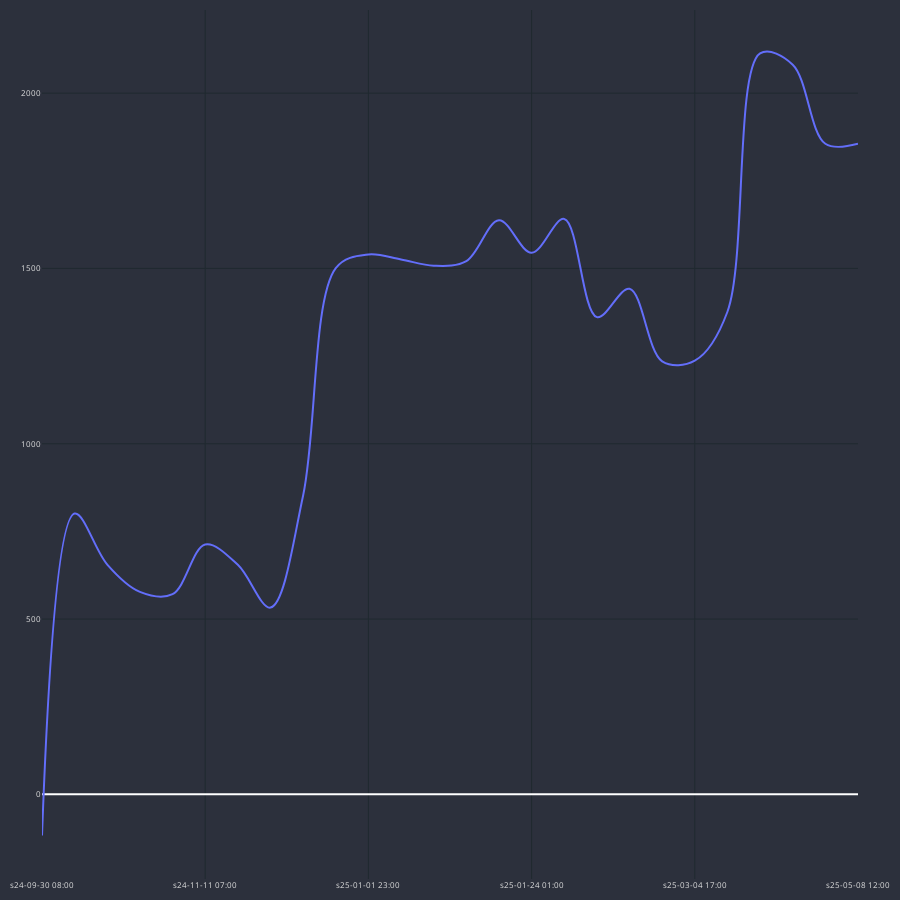
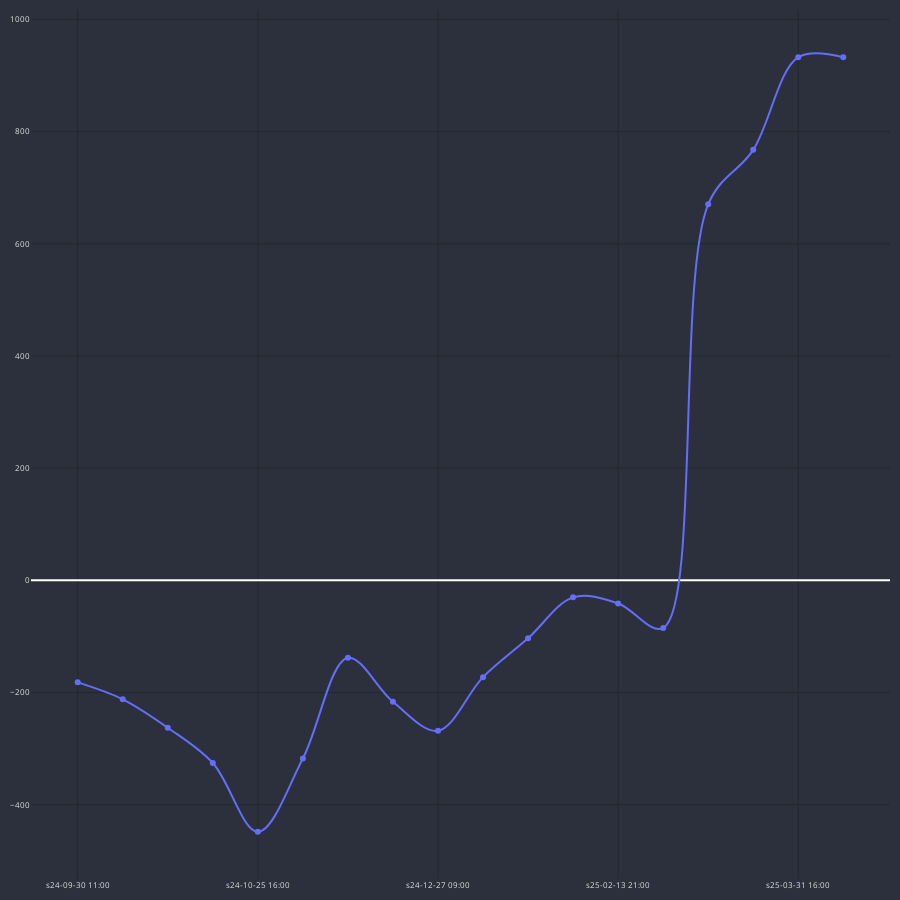
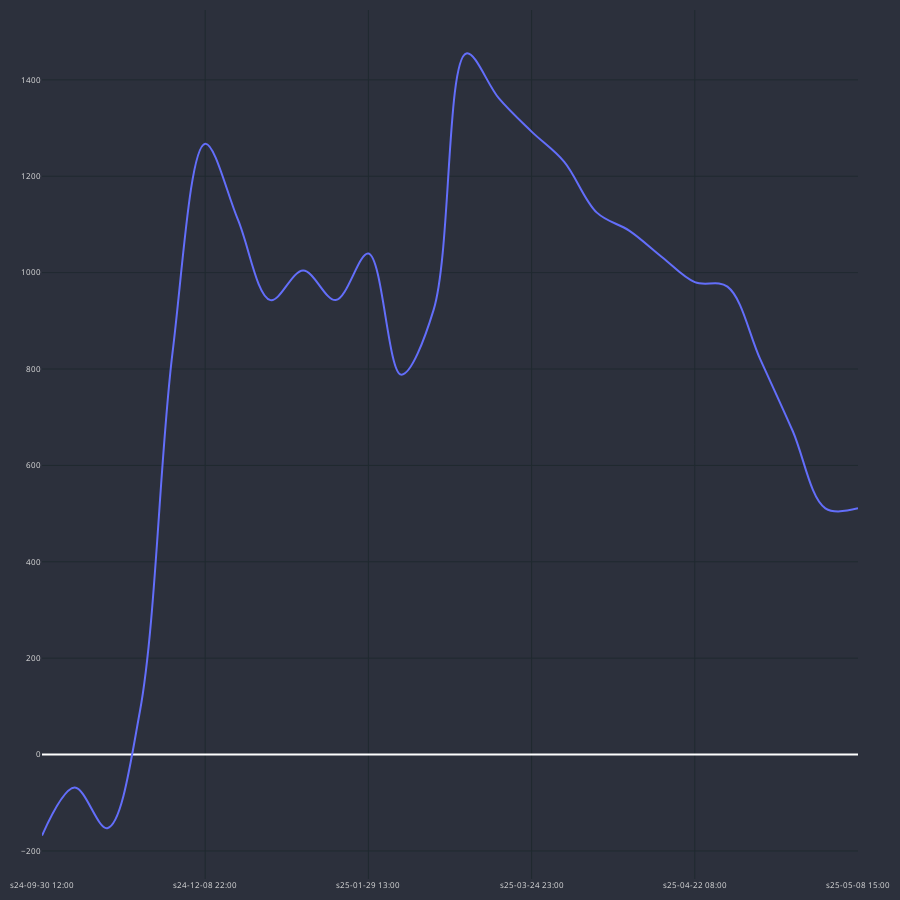
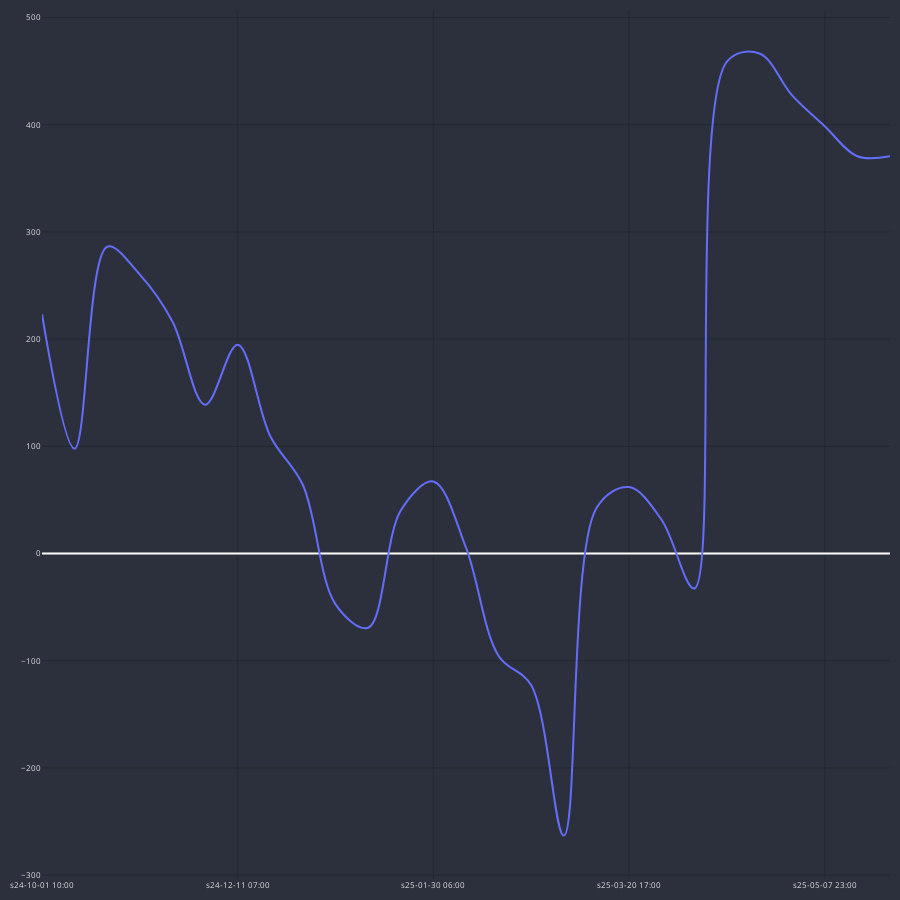

The notebook cell saved with these charts, in order:
### Code cell
for curr in df_MA_40_MA_200[df_MA_40_MA_200.total_gain > 0].pair.unique():
    temp_gains = df_gains = df_ma_trades_h1[(df_ma_trades_h1.cross==cross)&(df_ma_trades_h1.pair == curr)].copy()
    print(curr, int(temp_gains.GAIN.sum()))
    cp = CandlePlot(temp_gains, candles=False)
    cp.show_plot(line_traces=["GAIN_C"])

### Figure 1 — Plotly figure (JSON) as saved in the notebook; plotly's stock layout.template omitted (floating-point values rounded to 4 significant figures)
{"data": [{"line": {"shape": "spline", "width": 2}, "name": "GAIN_C", "type": "scatter", "x": ["s24-09-30 08:00", "s24-10-02 05:00", "s24-11-01 14:00", "s24-11-06 15:00", "s24-11-11 04:00", "s24-11-11 07:00", "s24-11-20 04:00", "s24-11-20 08:00", "s24-11-22 01:00", "s24-12-09 21:00", "s25-01-01 23:00", "s25-01-03 03:00", "s25-01-03 17:00", "s25-01-05 22:00", "s25-01-13 21:00", "s25-01-24 01:00", "s25-01-24 07:00", "s25-02-12 21:00", "s25-02-17 03:00", "s25-03-02 23:00", "s25-03-04 17:00", "s25-03-14 11:00", "s25-03-31 18:00", "s25-04-24 04:00", "s25-05-06 21:00", "s25-05-08 12:00"], "y": [-117.5, 800.9, 655.4, 577.5, 571.0, 712.5, 654.6, 532.7, 852.6, 1501.0, 1540.0, 1526.0, 1508.0, 1521.0, 1637.0, 1545.0, 1641.0, 1361.0, 1442.0, 1235.0, 1237.0, 1376.0, 2113.0, 2081.0, 1856.0, 1856.0]}], "layout": {"font": {"color": "#e1e1e1", "size": 8}, "height": 900, "margin": {"b": 10, "l": 10, "r": 10, "t": 10}, "paper_bgcolor": "#2c303c", "plot_bgcolor": "#2c303c", "width": 900, "xaxis": {"gridcolor": "#1f292f", "nticks": 5, "rangeslider": {"visible": false}}, "yaxis": {"gridcolor": "#1f292f"}}}

### Figure 2 — Plotly figure (JSON) as saved in the notebook; plotly's stock layout.template omitted (floating-point values rounded to 4 significant figures)
{"data": [{"line": {"shape": "spline", "width": 2}, "name": "GAIN_C", "type": "scatter", "x": ["s24-09-30 11:00", "s24-10-01 14:00", "s24-10-09 09:00", "s24-10-17 01:00", "s24-10-25 16:00", "s24-11-06 12:00", "s24-11-27 06:00", "s24-12-24 20:00", "s24-12-27 09:00", "s24-12-31 12:00", "s25-01-17 12:00", "s25-02-04 04:00", "s25-02-13 21:00", "s25-02-20 01:00", "s25-02-20 19:00", "s25-03-18 09:00", "s25-03-31 16:00", "s25-04-23 20:00"], "y": [-181.8, -212.0, -262.7, -325.6, -448.2, -317.4, -138.0, -216.3, -268.2, -172.5, -103.4, -30.3, -41.2, -85.0, 670.3, 767.4, 932.6, 932.6]}], "layout": {"font": {"color": "#e1e1e1", "size": 8}, "height": 900, "margin": {"b": 10, "l": 10, "r": 10, "t": 10}, "paper_bgcolor": "#2c303c", "plot_bgcolor": "#2c303c", "width": 900, "xaxis": {"gridcolor": "#1f292f", "nticks": 5, "rangeslider": {"visible": false}}, "yaxis": {"gridcolor": "#1f292f"}}}

### Figure 3 — Plotly figure (JSON) as saved in the notebook; plotly's stock layout.template omitted (floating-point values rounded to 4 significant figures)
{"data": [{"line": {"shape": "spline", "width": 2}, "name": "GAIN_C", "type": "scatter", "x": ["s24-09-30 12:00", "s24-10-03 05:00", "s24-10-16 09:00", "s24-10-22 08:00", "s24-11-06 21:00", "s24-12-08 22:00", "s24-12-31 21:00", "s25-01-07 09:00", "s25-01-09 14:00", "s25-01-21 16:00", "s25-01-29 13:00", "s25-02-12 20:00", "s25-02-19 19:00", "s25-03-03 20:00", "s25-03-21 05:00", "s25-03-24 23:00", "s25-03-26 12:00", "s25-03-28 02:00", "s25-03-31 13:00", "s25-04-11 00:00", "s25-04-22 08:00", "s25-04-24 13:00", "s25-04-30 04:00", "s25-05-01 10:00", "s25-05-06 14:00", "s25-05-08 15:00"], "y": [-168.0, -68.5, -152.8, 89.9, 834.6, 1268.0, 1110.0, 943.0, 1004.0, 943.1, 1039.0, 788.4, 923.2, 1455.0, 1361.0, 1293.0, 1230.0, 1125.0, 1087.0, 1032.0, 980.2, 970.9, 821.1, 671.4, 511.0, 511.0]}], "layout": {"font": {"color": "#e1e1e1", "size": 8}, "height": 900, "margin": {"b": 10, "l": 10, "r": 10, "t": 10}, "paper_bgcolor": "#2c303c", "plot_bgcolor": "#2c303c", "width": 900, "xaxis": {"gridcolor": "#1f292f", "nticks": 5, "rangeslider": {"visible": false}}, "yaxis": {"gridcolor": "#1f292f"}}}

### Figure 4 — Plotly figure (JSON) as saved in the notebook; plotly's stock layout.template omitted (floating-point values rounded to 4 significant figures)
{"data": [{"line": {"shape": "spline", "width": 2}, "name": "GAIN_C", "type": "scatter", "x": ["s24-10-01 10:00", "s24-10-30 15:00", "s24-11-06 15:00", "s24-11-28 05:00", "s24-12-03 13:00", "s24-12-05 17:00", "s24-12-11 07:00", "s24-12-30 09:00", "s24-12-31 17:00", "s25-01-07 14:00", "s25-01-08 12:00", "s25-01-17 11:00", "s25-01-30 06:00", "s25-02-06 04:00", "s25-02-07 18:00", "s25-02-12 17:00", "s25-02-27 21:00", "s25-03-04 13:00", "s25-03-20 17:00", "s25-04-01 00:00", "s25-04-02 02:00", "s25-04-02 14:00", "s25-04-24 01:00", "s25-05-07 17:00", "s25-05-07 23:00", "s25-05-08 01:00", "s25-05-08 05:00"], "y": [223.2, 97.8, 286.2, 260.2, 216.5, 138.8, 194.8, 109.4, 63.9, -47.4, -69.2, 40.2, 67.2, 5.4, -95.6, -122.9, -263.1, 42.5, 62.0, 31.3, -32.6, 458.8, 466.5, 427.4, 398.6, 370.6, 370.6]}], "layout": {"font": {"color": "#e1e1e1", "size": 8}, "height": 900, "margin": {"b": 10, "l": 10, "r": 10, "t": 10}, "paper_bgcolor": "#2c303c", "plot_bgcolor": "#2c303c", "width": 900, "xaxis": {"gridcolor": "#1f292f", "nticks": 5, "rangeslider": {"visible": false}}, "yaxis": {"gridcolor": "#1f292f"}}}
